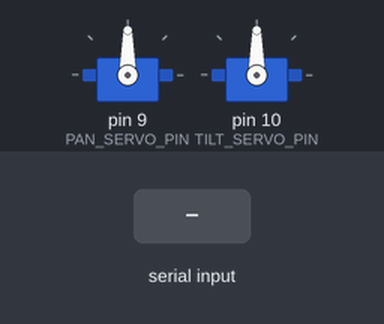
This sketch was run on a simulated Arduino Uno, built with avr-gcc and run on an emulated ATmega328P. Shown: 2 × servo. The test bench sets the inputs (shaded band).

Above: at 1.2 s.
1.3 s: "90,45\n" received over Serial
At 2.2 s:
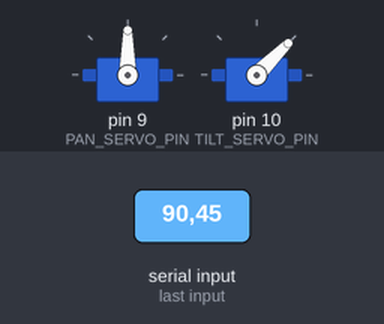
2.8 s: "30,150\n" received over Serial
At 3.4 s:
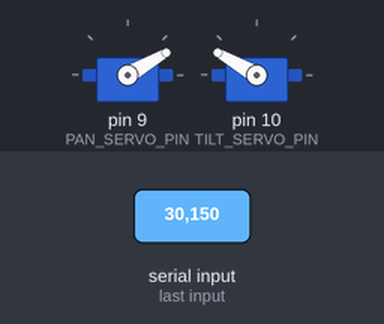
4.3 s: "1,90\n" received over Serial
At 5.6 s:
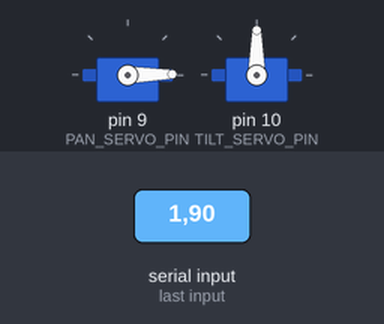
Timing chart, 0 to 7.3 s (numbered marks = the images above; inputs shaded):
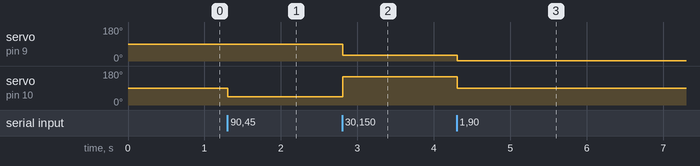

Measured:
- after the input at 1.3 s, servo on pin 10 (TILT_SERVO_PIN): 90° → 45° at once
- after the input at 2.8 s, servo on pin 9 (PAN_SERVO_PIN): 90° → 30° at once; servo on pin 10 (TILT_SERVO_PIN): 45° → 150° at once
- after the input at 4.3 s, servo on pin 9 (PAN_SERVO_PIN): 30° → 1° at once; servo on pin 10 (TILT_SERVO_PIN): 150° → 90° at once

The sketch:

arduino_controller.ino
```cpp
#include <Servo.h>

// Servo motor pin tanımlamaları
#define PAN_SERVO_PIN 9
#define TILT_SERVO_PIN 10

// Servo motor nesneleri
Servo panServo;
Servo tiltServo;

// Servo açı limitleri
const int PAN_MIN = 0;
const int PAN_MAX = 180;
const int TILT_MIN = 0;
const int TILT_MAX = 180;

// Mevcut servo açıları
int currentPan = 90;
int currentTilt = 90;

void setup() {
  // Seri iletişim başlatma
  Serial.begin(9600);

  // Servo motorları başlatma
  panServo.attach(PAN_SERVO_PIN);
  tiltServo.attach(TILT_SERVO_PIN);

  // Servoları başlangıç pozisyonuna getir
  panServo.write(currentPan);
  tiltServo.write(currentTilt);
}

void loop() {
  if (Serial.available() > 0) {
    // Seri porttan gelen veriyi oku
    String data = Serial.readStringUntil('\n');

    // Gelen veriyi parçala (format: "pan,tilt")
    int commaIndex = data.indexOf(',');
    if (commaIndex != -1) {
      int newPan = data.substring(0, commaIndex).toInt();
      int newTilt = data.substring(commaIndex + 1).toInt();

      // Açıları sınırlar içinde tut
      newPan = constrain(newPan, PAN_MIN, PAN_MAX);
      newTilt = constrain(newTilt, TILT_MIN, TILT_MAX);

      // Servoları hareket ettir
      panServo.write(newPan);
      tiltServo.write(newTilt);

      // Mevcut açıları güncelle
      currentPan = newPan;
      currentTilt = newTilt;
    }
  }
} 
```
